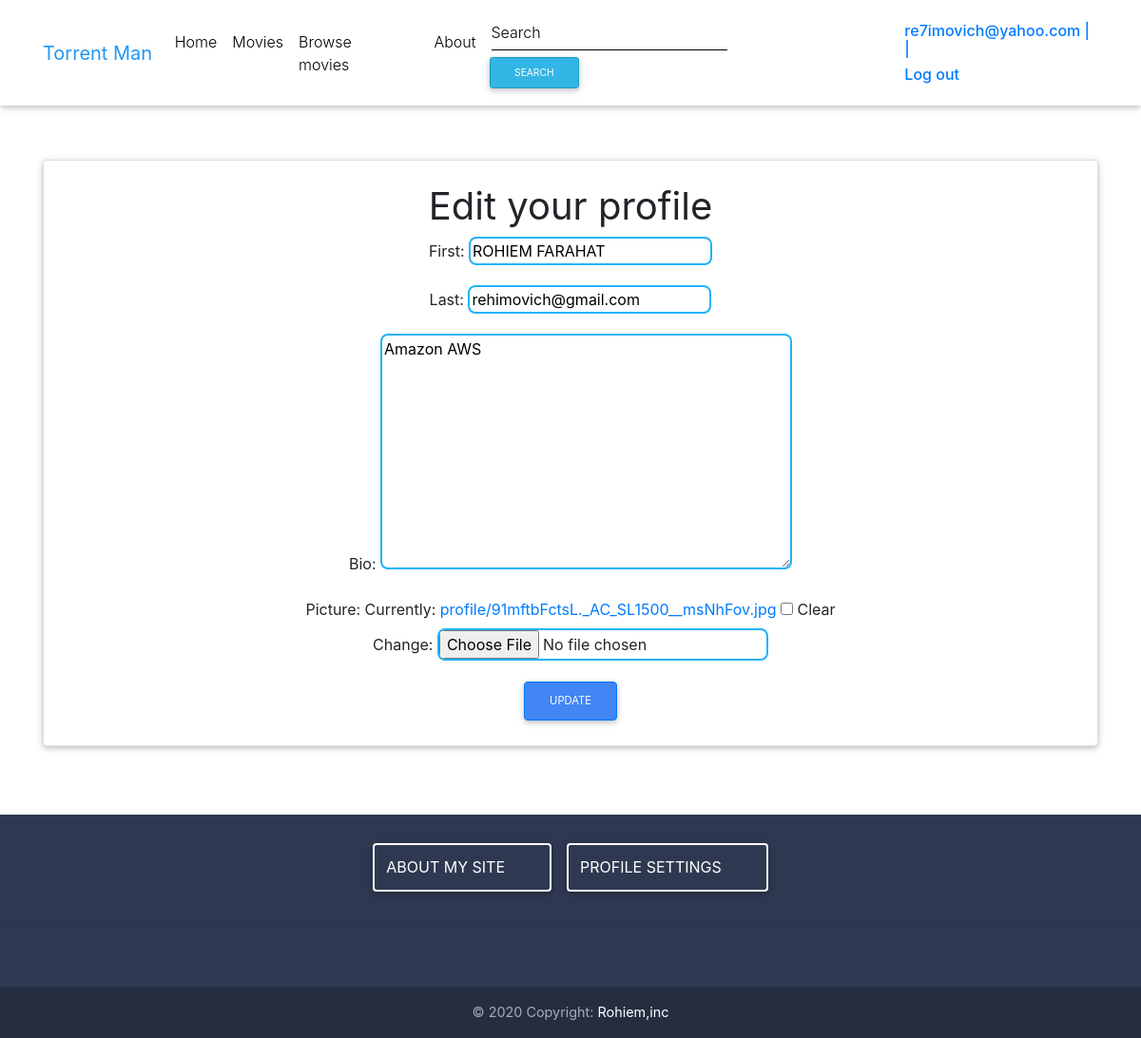
Page /profiles/rohiemfarahat/createprofile (signed in) on the committed database.
### torrentapp/models.py (models this page shows, shortened)
class UserProfile(models.Model):
    id = models.AutoField(primary_key=True)
    user = models.OneToOneField(
        settings.AUTH_USER_MODEL, on_delete=models.CASCADE, default=1)
    first = models.CharField(max_length=50)
    last = models.CharField(max_length=50)
    bio = models.TextField(max_length=1400, default="hello")
    picture = models.ImageField(blank=True, null=True, upload_to="profile")
    movies = models.ManyToManyField("Movie")
    slug = models.SlugField(blank=True, null=False)

### torrentapp/views.py (the view, shortened to what this page needs)
# urls.py: path('profiles/<slug:slug>/createprofile', ProfileCreateView.as_view(), name="createprofile"),
class ProfileCreateView(LoginRequiredMixin, UpdateView):
    model = UserProfile
    template_name = 'createprofile.html'
    fields = ["first", "last", "bio", "picture", ]
    success_url = "/"
    def get_context_data(self, **kwargs):
        context = super().get_context_data(**kwargs)
        context['documents'] = UserProfile.objects.all()
        return context

### templates/createprofile.html (shortened to what this page needs)
{% extends 'base.html' %}
{% block content %}
<br><br><br>
<div class="container"><div class="card">    <div class="card-body px-lg-5 pt-0"><br>
    <h1>Edit your profile</h1>
    <form method="post" enctype="multipart/form-data">
      {{ form.as_p }}
      <button type="submit" class="btn btn-primary btn-md">Update</button>
    </form>
</div>
</div></div>
{% endblock content %}

### templates/base.html (shortened to what this page needs)
{% load static %}
<!DOCTYPE html>
<html lang="en">
<head>
    <link rel="stylesheet" href="{% static 'css/all.css' %}">
    <link href="{% static 'css/bootstrap.min.css' %}" rel="stylesheet">
    <link href="{% static 'css/mdb.min.css' %}" rel="stylesheet">
    <link href="{% static 'css/style.min.css' %}" rel="stylesheet">
  <link rel="stylesheet" href="//code.jquery.com/ui/1.12.1/themes/base/jquery-ui.css">
        <link rel="stylesheet" href="{% static 'css/bootstrap.min.css' %}">
</head>
<body>
    <header>
        <nav class="navbar fixed-top navbar-expand-lg navbar-light white scrolling-navbar">
            <div class="container">
                <a class="navbar-brand waves-effect" href="{% url 'torrentapp:homeface' %}" target="_blank">
                    <strong class="blue-text">Torrent Man</strong>
                </a>
                <div class="collapse navbar-collapse" id="navbarSupportedContent">
                    <ul class="navbar-nav mr-auto">
                                            <li class="nav-item">
                            <a class="nav-link waves-effect" href="{% url 'torrentapp:homeface' %}" target="_blank">Home</a>
                        </li>
                        <li class="nav-item">
                            <a class="nav-link waves-effect" href="{% url 'torrentapp:home' %}">Movies
                            </a>
                        </li>
                        <li class="nav-item">
                            <a class="nav-link waves-effect" href="{% url 'torrentapp:browse' %}" target="_blank">Browse<i class="fas fa-search"></i>movies</a>
                        </li>
                        <li class="nav-item">
                            <a class="nav-link waves-effect" href="https://mdbootstrap.com/education/bootstrap/" target="_blank">About</a>
                        </li>
                    </ul>
<form class="form-inline" action="{% url 'torrentapp:homeface' %}" autocomplete="off">
          <div class="md-form my-0">
            <input class="form-control mr-sm-2" type="text" name="q" id="searchinp"placeholder="Search" aria-label="Search">
            <button type="submit" class="btn btn-info btn-sm" >Search</button>
          </div>
        </form>
                    <ul class="navbar-nav nav-flex-icons">
                        <li class="nav-item">
                            <a href="https://www.facebook.com/psychoegy" class="nav-link waves-effect" target="_blank">
                                <i class="fab fa-facebook-f"></i>
                            </a>
                        </li>
                        <li class="nav-item">
                            <a href="https://twitter.com/RohiemFarahat" class="nav-link waves-effect" target="_blank">
                                <i class="fab fa-twitter"></i>
                            </a>
                        </li>
                        <li class="nav-item">
                             <div style="margin-top:7.5px;">
            {% if user.is_authenticated %}
    <a  href="{% url 'torrentapp:profile' user.userprofile.slug %}"><h6>{{user.username}} | |</h6></a>
              <a  href="{% url 'account_logout' %}"><h6>Log out</h6></a>
  {% else %}
      <a  href="{% url 'account_signup' %}">Sign up | </a>
          <a  href="{% url 'account_login' %}"> | Login</a>
                    {% endif %}
    </div>
                        </li>
                    </ul>
                </div>
            </div>
        </nav>
    </header>
<br><br>
                <section class="text-center">
<br><br>
{% block content %}
{% endblock  %}
<br><br>
      </section>
    <footer class="page-footer text-center font-small mdb-color darken-2 mt-4 wow fadeIn">
        <div class="pt-4">
            <a class="btn btn-outline-white" href="https://mdbootstrap.com/docs/jquery/getting-started/download/" target="_blank" role="button">About my site 	&nbsp;	&nbsp;
                  <i class="fa fa-exclamation" aria-hidden="true"></i>
            </a>
                        {% if user.is_authenticated %}
            <a class="btn btn-outline-white" href="{% url 'torrentapp:createprofile' user.userprofile.slug %}" target="_blank" role="button">Profile settings 	&nbsp;	&nbsp;
                  <i class="fa fa-cog" aria-hidden="true"></i>
            </a>
            {% else %}
            <a class="btn btn-outline-white" href="{% url 'account_login'  %}" target="_blank" role="button">Profile settings 	&nbsp;	&nbsp;
                  <i class="fa fa-cog" aria-hidden="true"></i>
            </a>{% endif %}
        </div>
        <hr class="my-4">
        <div class="pb-4">
            <a href="https://www.facebook.com/mdbootstrap" target="_blank">
                <i class="fab fa-facebook-f mr-3"></i>
            </a>
            <a href="https://twitter.com/MDBootstrap" target="_blank">
                <i class="fab fa-twitter mr-3"></i>
            </a>
            <a href="https://www.youtube.com/watch?v=7MUISDJ5ZZ4" target="_blank">
                <i class="fab fa-youtube mr-3"></i>
            </a>
            <a href="https://plus.google.com/u/0/b/107863090883699620484" target="_blank">
                <i class="fab fa-google-plus-g mr-3"></i>
            </a>
            <a href="https://dribbble.com/mdbootstrap" target="_blank">
                <i class="fab fa-dribbble mr-3"></i>
            </a>
            <a href="https://pinterest.com/mdbootstrap" target="_blank">
                <i class="fab fa-pinterest mr-3"></i>
            </a>
            <a href="https://github.com/mdbootstrap/bootstrap-material-design" target="_blank">
                <i class="fab fa-github mr-3"></i>
            </a>
            <a href="http://codepen.io/mdbootstrap/" target="_blank">
                <i class="fab fa-codepen mr-3"></i>
            </a>
        </div>
        <div class="footer-copyright py-3">
            © 2020 Copyright:
            <a href="https://mdbootstrap.com/education/bootstrap/" target="_blank"> Rohiem,inc </a>
        </div>
    </footer>
</body>
</html>

### static/css/all.css (style rules this page uses)
.fa, .fas, .far, .fal, .fad, .fab { -moz-osx-font-smoothing: grayscale; -webkit-font-smoothing: antialiased; display: inline-block; font-style: normal; font-variant: normal; text-rendering: auto; line-height: 1; }
.fa-codepen:before { content: "\f1cb"; }
.fa-cog:before { content: "\f013"; }
.fa-dribbble:before { content: "\f17d"; }
.fa-exclamation:before { content: "\f12a"; }
.fa-facebook-f:before { content: "\f39e"; }
.fa-github:before { content: "\f09b"; }
.fa-google-plus-g:before { content: "\f0d5"; }
.fa-pinterest:before { content: "\f0d2"; }
.fa-search:before { content: "\f002"; }
.fa-twitter:before { content: "\f099"; }
.fa-youtube:before { content: "\f167"; }
.fab { font-family: 'Font Awesome 5 Brands'; }
.fa, .fas { font-family: 'Font Awesome 5 Free'; font-weight: 900; }

### templates/base.html (style rules this page uses)
input, textarea, select { outline: none; border: 2px solid #21B2F8; border-radius: 8px; background-color: none ; box-shadow:none; transition:none; }

### rows in the picture
UserProfile: first "ROHIEM FARAHAT", last "rehimovich@gmail.com", bio "Amazon AWS"

### other values in the picture
{{ user.username }} "re7imovich@yahoo.com"
